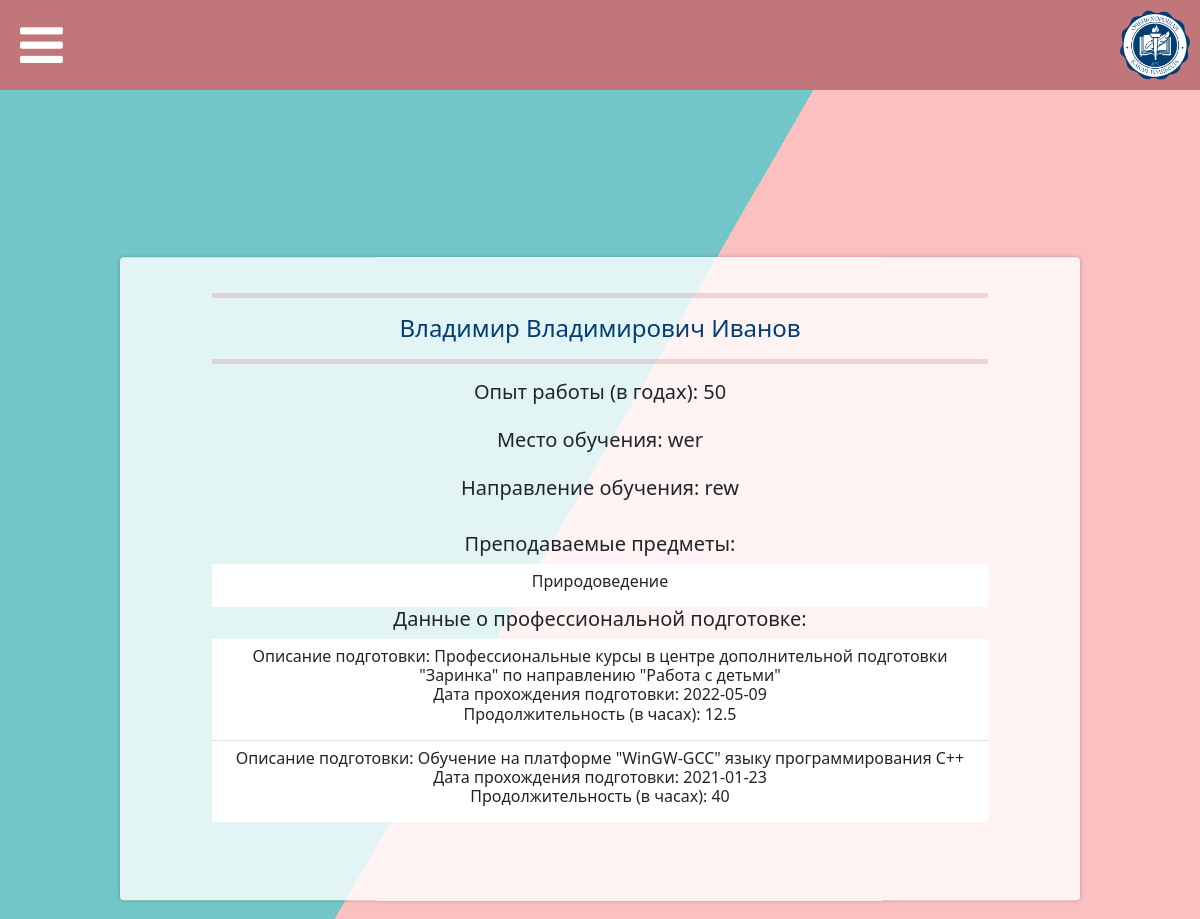
Page /teachers/32 on the committed database.
### data/users.py (models this page shows, shortened)
class User(SqlAlchemyBase, UserMixin, SerializerMixin):
    __tablename__ = 'accounts'
    id = sqlalchemy.Column(sqlalchemy.Integer,
                           primary_key=True, autoincrement=True, unique=True)
    surname = sqlalchemy.Column(sqlalchemy.String, nullable=False)
    name = sqlalchemy.Column(sqlalchemy.String, nullable=False)
    patronymic = sqlalchemy.Column(sqlalchemy.String, nullable=True)
    email = sqlalchemy.Column(sqlalchemy.String,
                              index=True, unique=True, nullable=False)
    hashed_password = sqlalchemy.Column(sqlalchemy.String, nullable=False)
    status_id = sqlalchemy.Column(sqlalchemy.Integer)
    news = orm.relation("News", back_populates='user')

### data/teachers.py (models this page shows)
class Teacher(SqlAlchemyBase, SerializerMixin):
    __tablename__ = 'teachers'
    id = sqlalchemy.Column(sqlalchemy.Integer,
                           primary_key=True, autoincrement=True, unique=True)
    account_id = sqlalchemy.Column(sqlalchemy.Integer,
                                  sqlalchemy.ForeignKey("accounts.id"))
    subjects_ids = sqlalchemy.Column(sqlalchemy.Text, nullable=False)
    academics = sqlalchemy.Column(sqlalchemy.Text, nullable=False)
    dir_of_preparation = sqlalchemy.Column(sqlalchemy.Text, nullable=False)
    prof_devop_ids = sqlalchemy.Column(sqlalchemy.Text)
    work_exp = sqlalchemy.Column(sqlalchemy.Integer, nullable=False)
    account = orm.relation('User')

### tables this page shows
CREATE TABLE subjects (id INTEGER PRIMARY KEY AUTOINCREMENT NOT NULL UNIQUE, subject STRING NOT NULL UNIQUE);

### data/prof_devops.py (models this page shows)
class ProfessionalDevelopment(SqlAlchemyBase, SerializerMixin):
    __tablename__ = 'professional_development'
    id = sqlalchemy.Column(sqlalchemy.Integer,
                           primary_key=True, autoincrement=True, unique=True)
    account_id = sqlalchemy.Column(sqlalchemy.Integer, sqlalchemy.ForeignKey("teachers.account_id"), nullable=False)
    date = sqlalchemy.Column(sqlalchemy.Date, nullable=False)
    description = sqlalchemy.Column(sqlalchemy.Text, nullable=False)
    during = sqlalchemy.Column(sqlalchemy.Integer, nullable=False)
    teacher = orm.relation('Teacher')

### main.py (the view)
@app.route('/teachers/<int:teacher_id>')
def teacher(teacher_id):
    db_sess = db_session.create_session()
    teacher_object = db_sess.query(Teacher).filter(Teacher.account_id == teacher_id).first()
    subjects = list(map(lambda x: x[0],
                        db_sess.execute(
                            f"""SELECT subject FROM subjects WHERE id IN ({teacher_object.subjects_ids})""").fetchall()))
    prepare = db_sess.query(ProfessionalDevelopment).filter(ProfessionalDevelopment.account_id == teacher_id).all()
    return render_template("teacher_page.html", title=app.config["TITLES"]['teachers'], pages=app.config["PAGES"],
                           teacher=teacher_object, subjects=subjects, prepare=prepare)

### data/db_session.py (called while the page is built)
def create_session() -> Session:
    global __factory
    return __factory()

### main.py (called while the page is built)
@app.context_processor
def utility_processor():
    def make_readable_status(status_id):
        return app.config["ROLES_REVERSE"][status_id]
    return dict(make_readable_status=make_readable_status)

### templates/teacher_page.html
{% extends "base.html" %}
{% block content %}
<div class="bg"></div>
    <div class="bg bg2"></div>
    <div class="bg bg3"></div>
<div class="content-news">
    <hr width="100%" size="7" color="#C17779"/>
    <h4>{{ teacher.account.surname }} {{ teacher.account.name }} {% if teacher.account.patronymic %}{{ teacher.account.patronymic }}{% endif %}</h4>
    <hr width="100%" size="7" color="#C17779"/>
    <h5>
        Опыт работы (в годах): {{ teacher.work_exp }}<br><br>
        Место обучения: {{ teacher.academics }}<br><br>
        Направление обучения: {{ teacher.dir_of_preparation }}<br><br>
    </h5>
    <h5>Преподаваемые предметы:</h5>
    <ul class="list-group list-group-flush">
    {% for item in subjects %}
        <li class="list-group-item">
            <h6>{{ item }}</h6>
        </li>
    {% endfor %}
    </ul>
    {% if prepare %}<h5>Данные о профессиональной подготовке:</h5>{% endif %}
    <ul class="list-group list-group-flush">
    {% for item in prepare %}
        <li class="list-group-item">
            <h6>
                Описание подготовки: {{ item.description }}<br>
                Дата прохождения подготовки: {{ item.date }}<br>
                Продолжительность (в часах): {{ item.during }}<br>
            </h6>
        </li>
    {% endfor %}
    </ul>
</div>
{% endblock %}

### static/css/style.css (style rules this page uses)
:root { --color-primary: rgba(193, 119, 121, 0.69); --second-color: #fff; }
* { margin: 0; padding: 0; box-sizing: border-box; }
h4 { color: #003e73; }
li { list-style-type: none; }
.bg { animation:slide 3s ease-in-out infinite alternate; background-image: linear-gradient(-60deg, #FDB7B9 50%, #60BFC1 50%); bottom:0; left:-50%; opacity:.5; position:fixed; right:-50%; top:0; z-index:-1; }
.bg2 { animation-direction:alternate-reverse; animation-duration:4s; }
.bg3 { animation-duration:5s; }

### static/css/news_view.css (style rules this page uses)
.content-news { background-color:rgba(255,255,255,.8); border-radius:.25em; box-shadow:0 0 .25em rgba(0,0,0,.25); box-sizing:border-box; width: 80%; height: 70%; left:50%; padding-top: 20px; padding-right: 10vmin; padding-bottom: 10vmin; padding-left: 10vmin; position:fixed; text-align:center; top:63%; transform:translate(-50%, -50%); overflow: auto; z-index:1; }
hr { margin: 1rem 0; color: #C17779; background-color: currentColor; border: 0; opacity: .25; }

### rows in the picture
User: account.surname "Владимир", account.name "Владимирович", account.patronymic "Иванов"
Teacher: work_exp "50", academics "wer", dir_of_preparation "rew"
subjects: subject "Природоведение"
ProfessionalDevelopment: description "Профессиональные курсы в центре дополнительной подготовки \"Заринка\" по направлению \"Работа с детьми\"", date "2022-05-09", during "12.5"
ProfessionalDevelopment: description "Обучение на платформе \"WinGW-GCC\" языку программирования C++", date "2021-01-23", during "40"
